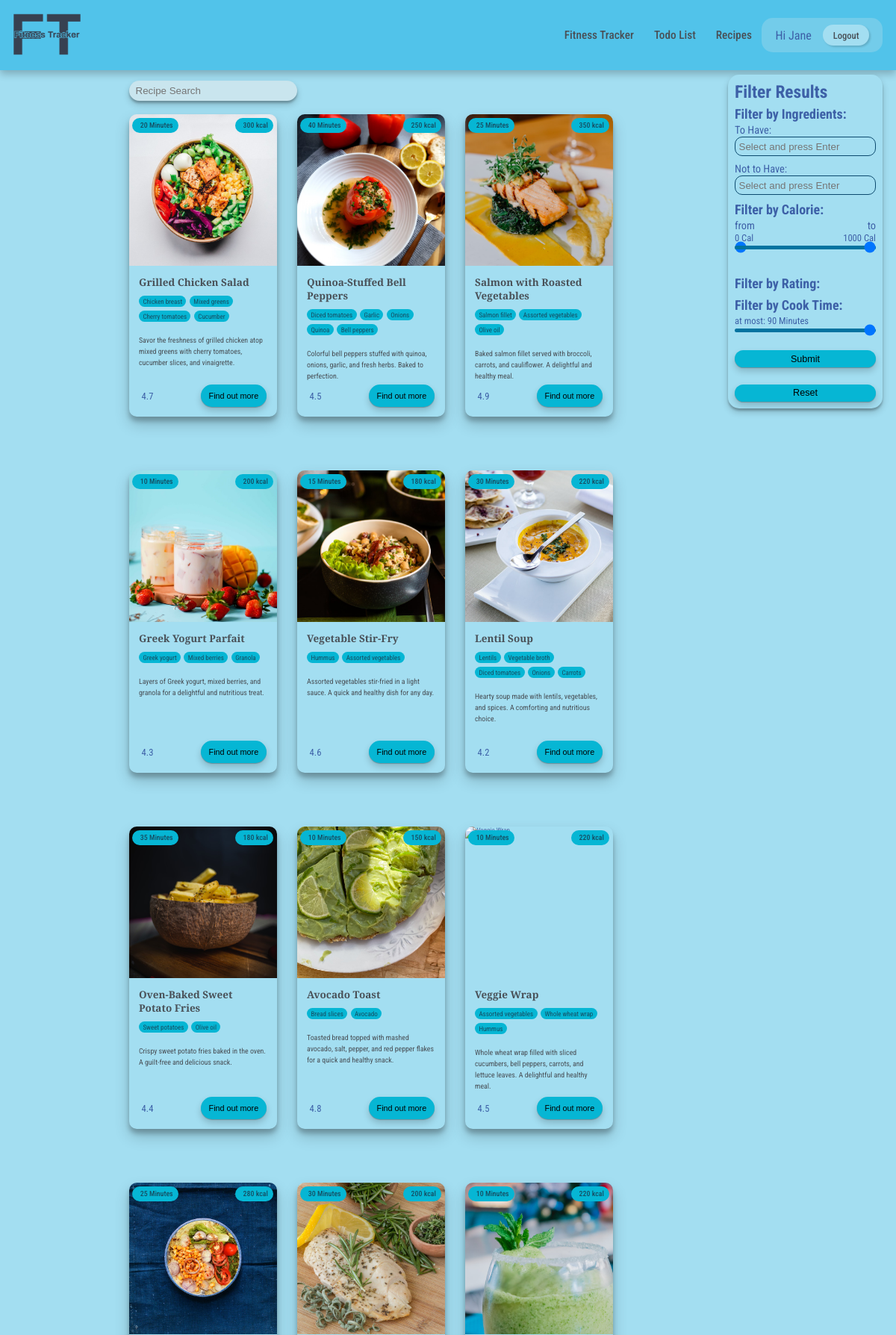
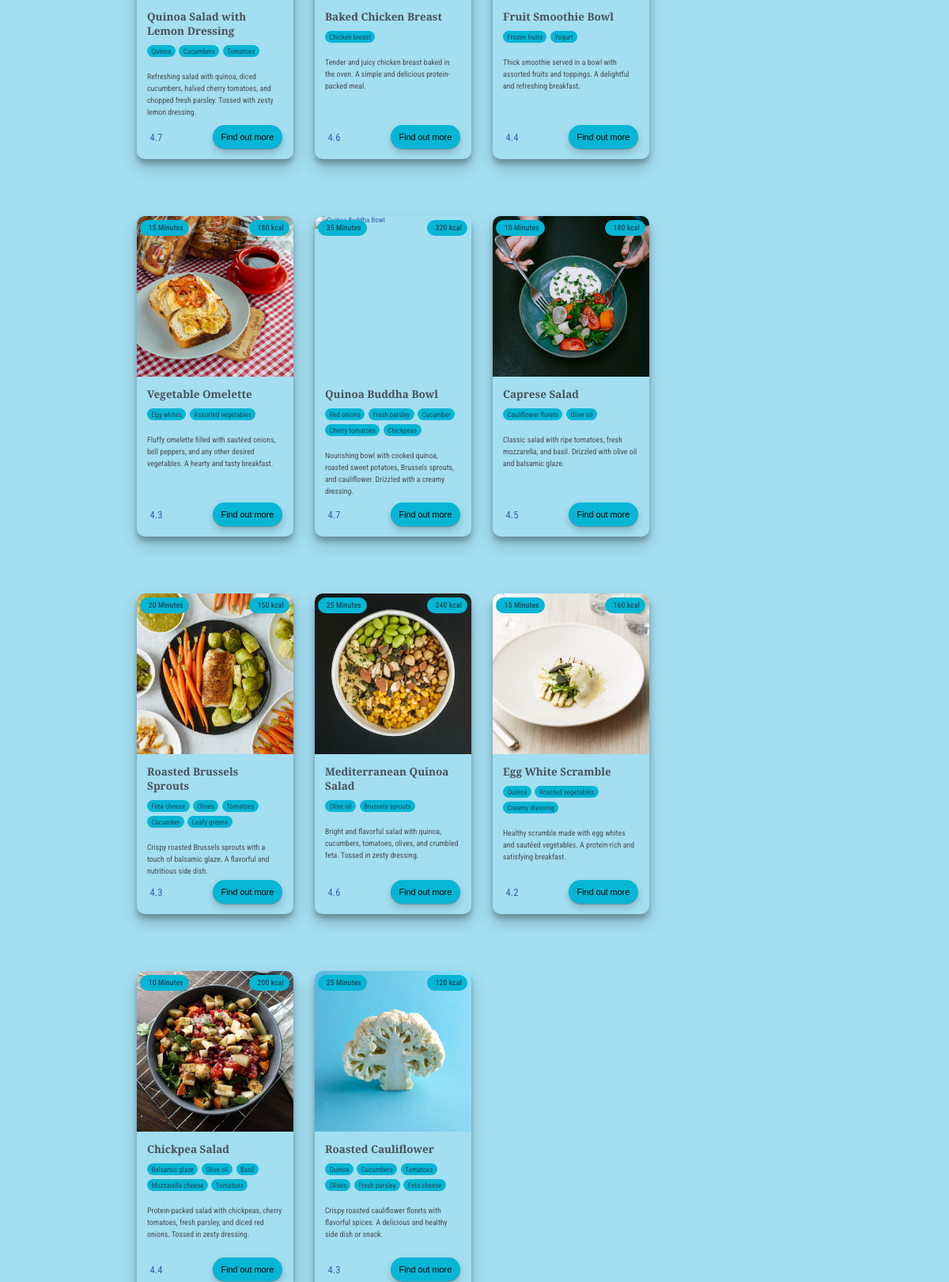
The page /recipes.php (signed in, upper part) on the database its author committed (2 pictures, top to bottom).
### tables this page shows
CREATE TABLE Recipes (
    recipeID INT AUTO_INCREMENT,
    title VARCHAR(50) NOT NULL,
    `description` VARCHAR(255) NOT NULL,
    instruction TEXT,
    averageRating DECIMAL(2,1),
    cookTime INT NOT NULL,
    calories INT NOT NULL,
    imageURL VARCHAR(512) NOT NULL,
    PRIMARY KEY (recipeID)
);

### util/recipes/recipes_func.php (the view, shortened to what this page needs)
<?php
function get_all_recipes() {
  $conn = connect_db();
  $sql = "SELECT r.*, i.ingredientsList
          FROM Recipes r
          JOIN (SELECT recipeID, GROUP_CONCAT(ingredientName) AS ingredientsList
          FROM Ingredients
          GROUP BY recipeID) i ON r.recipeID = i.recipeID";
  $stmt = $conn->prepare($sql);
  $stmt->execute();
  $result = $stmt->get_result();
  $recipes = array();
  while($row = $result->fetch_assoc()){
    array_push($recipes, $row);
  }
  return $recipes;
}
function render_recipes($recipes){
  foreach($recipes as $recipe){
    $averageRating = empty($recipe["averageRating"])? "4.0" : $recipe["averageRating"];
    echo '
    <div class="recipe-card">
      <div class="cook-time">
        <ion-icon name="timer-outline"></ion-icon><span>'.$recipe["cookTime"].' Minutes</span>
      </div>
      <div class="calories">
        <ion-icon name="flame-outline"></ion-icon> <span>'.$recipe["calories"].' kcal</span>
      </div>
      <div class="recipe-image">
        <img src="./public/img/'.$recipe["imageURL"].'" alt="'.$recipe["title"].'" />
      </div>
      <div class="content">
        <div>
          <h3 class="title">'.$recipe["title"].'</h3>
          <div class="ingredients">';
          foreach(explode("," ,$recipe["ingredientsList"]) as $ing){
            echo '<span class="ingredient">'.trim($ing).'</span>';
          }
          echo '
          </div>
          <p class="description">
            '.$recipe["description"].'
          </p>
        </div>
        <div class="card-footer">
          <span class="rating">
            <ion-icon name="star" class="star"></ion-icon><span>'.$averageRating.'</span>
          </span>
          <button class="action" data-recipe-id="'.$recipe["recipeID"].'">Find out more</button>
        </div>
      </div>
    </div>
    ';
  }
}

### style.css (style rules this page uses)
:root { --main-bg-color: #a3def1; --element-bg-color: #caeaf4; --hover-bg-color: #51c3ea; --text-color: #495057; --hover-text-color: #212529; --font-text: "Roboto Condensed", sans-serif; --font-title: "Merriweather Sans", sans-serif; --header-footer-bg-color: #51c3ea; --edge-padding: 2rem; --desktop-max-width: 140rem; }
html { font-size: 62.5%; }
* { margin: 0; padding: 0; box-sizing: border-box; text-decoration: none; list-style: none; }
body { font-family: var(--font-text); background-color: var(--main-bg-color); color: #3d60a7; min-height: 100vh; min-width: 100vw; }
.recipe-card { width: 33rem; height: 55rem; overflow: hidden; position: relative; box-shadow: 0 10px 20px rgba(0, 0, 0, 0.19), 0 6px 6px rgba(0, 0, 0, 0.23); border-radius: 10px; }
.recipe-card .recipe-image { width: 100%; height: 50%; }
.recipe-card .recipe-image > img { height: 100%; width: 100%; }
.recipe-card .cook-time, .recipe-card .calories { position: absolute; padding: 0.5rem 0.8rem; background-color: #06b6d4; border-radius: 15px; color: #164e63; font-size: 1.6rem; font-weight: 500; transition: all 0.3s; }
.cook-time, .calories { display: flex; align-items: center; justify-content: space-between; gap: 0.4rem; }
.cook-time { top: 0.5rem; left: 0.5rem; }
.calories { top: 0.5rem; right: 0.5rem; }
.recipe-card .content { padding: 1.5rem; height: 50%; width: 100%; display: flex; flex-direction: column; align-items: center; justify-content: space-between; }
.recipe-card .title { font-family: var(--font-title); font-weight: 600; color: var(--text-color); font-size: 2.2rem; margin-bottom: 1rem; }
.recipe-card .description { font-family: var(--font-text); color: var(--text-color); font-size: 1.8rem; line-height: 1.5; }
.ingredients { display: flex; gap: 0.5rem; flex-wrap: wrap; margin-bottom: 2rem; }
.ingredients .ingredient { padding: 0.3rem 0.6rem; background-color: #06b6d4; border-radius: 15px; color: #164e63; font-size: 1.4rem; transition: all 0.3s; }
.recipe-card .card-footer { width: 100%; display: flex; align-items: center; justify-content: space-between; }
.recipe-card .card-footer .rating { font-size: 1.7rem; display: flex; align-items: center; justify-content: center; gap: 0.4rem; }
.recipe-card .card-footer .rating > span { margin-top: 0.3rem; }
.recipe-card .card-footer .action { padding: 1rem 1.8rem; background-color: #06b6d4; border-radius: 15px; border: none; font-size: 1.4rem; transition: all 0.3s; box-shadow: 0 5px 10px rgba(0, 0, 0, 0.19), 0 1px 1px rgba(0, 0, 0, 0.23); cursor: pointer; }
@media (max-width: 1400px) { .recipe-card { width: 25rem; height: 49rem; } }
@media (max-width: 1400px) { .recipe-card .title { font-size: 2.2rem; margin-bottom: 1rem; } }
@media (max-width: 1400px) { .recipe-card .description { font-size: 1.2rem; line-height: 1.5; } }
@media (max-width: 1400px) { .ingredients .ingredient { padding: 0.3rem 0.6rem; font-size: 1.4rem; } }
@media (max-width: 1400px) { .recipe-card .card-footer .rating { font-size: 1.4rem; gap: 0.4rem; } }
@media (max-width: 1400px) { .recipe-card .card-footer .action { padding: 1rem 1.2rem; } }
@media (max-width: 1260px) { .recipe-card { width: 22rem; height: 45rem; } }
@media (max-width: 1260px) { .recipe-card .title { font-size: 1.5rem; margin-bottom: 1rem; } }
@media (max-width: 1260px) { .recipe-card .description { font-size: 1.1rem; line-height: 1.5; } }
@media (max-width: 1260px) { .ingredients .ingredient { padding: 0.3rem 0.6rem; font-size: 1rem; } }
@media (max-width: 1260px) { .recipe-card .card-footer .rating { font-size: 1.4rem; gap: 0.4rem; } }
@media (max-width: 1260px) { .recipe-card .card-footer .action { padding: 1rem 1.2rem; font-size: 1.2rem; } }
@media (max-width: 1260px) { .recipe-card .cook-time, .recipe-card .calories { padding: 0.5rem 0.8rem; font-size: 1.1rem; } }
@media (max-width: 1260px) { html { font-size: 56.25%; } }

### rows shown on the page
recipes: cookTime "20", calories "300", imageURL (picture), title "Grilled Chicken Salad", ing "Chicken breast", ing "Mixed greens", ing "Cherry tomatoes", ing "Cucumber", description "Savor the freshness of grilled chicken atop mixed greens with cherry tomatoes, cucumber slices, and vinaigrette.", averageRating "4.7"
recipes: cookTime "40", calories "250", imageURL (picture), title "Quinoa-Stuffed Bell Peppers", ing "Diced tomatoes", ing "Garlic", ing "Onions", ing "Quinoa", ing "Bell peppers", description "Colorful bell peppers stuffed with quinoa, onions, garlic, and fresh herbs. Baked to perfection.", averageRating "4.5"
recipes: cookTime "25", calories "350", imageURL (picture), title "Salmon with Roasted Vegetables", ing "Salmon fillet", ing "Assorted vegetables", ing "Olive oil", description "Baked salmon fillet served with broccoli, carrots, and cauliflower. A delightful and healthy meal.", averageRating "4.9"
recipes: cookTime "10", calories "200", imageURL (picture), title "Greek Yogurt Parfait", ing "Greek yogurt", ing "Mixed berries", ing "Granola", description "Layers of Greek yogurt, mixed berries, and granola for a delightful and nutritious treat.", averageRating "4.3"
recipes: cookTime "15", calories "180", imageURL (picture), title "Vegetable Stir-Fry", ing "Hummus", ing "Assorted vegetables", description "Assorted vegetables stir-fried in a light sauce. A quick and healthy dish for any day.", averageRating "4.6"
recipes: cookTime "30", calories "220", imageURL (picture), title "Lentil Soup", ing "Lentils", ing "Vegetable broth", ing "Diced tomatoes", ing "Onions", ing "Carrots", description "Hearty soup made with lentils, vegetables, and spices. A comforting and nutritious choice.", averageRating "4.2"
recipes: cookTime "35", calories "180", imageURL (picture), title "Oven-Baked Sweet Potato Fries", ing "Sweet potatoes", ing "Olive oil", description "Crispy sweet potato fries baked in the oven. A guilt-free and delicious snack.", averageRating "4.4"
recipes: cookTime "10", calories "150", imageURL (picture), title "Avocado Toast", ing "Bread slices", ing "Avocado", description "Toasted bread topped with mashed avocado, salt, pepper, and red pepper flakes for a quick and healthy snack.", averageRating "4.8"
recipes: cookTime "10", calories "220", title "Veggie Wrap", ing "Assorted vegetables", ing "Whole wheat wrap", ing "Hummus", description "Whole wheat wrap filled with sliced cucumbers, bell peppers, carrots, and lettuce leaves. A delightful and healthy meal.", averageRating "4.5"
recipes: cookTime "25", calories "280", imageURL (picture), title "Quinoa Salad with Lemon Dressing", ing "Quinoa", ing "Cucumbers", ing "Tomatoes", description "Refreshing salad with quinoa, diced cucumbers, halved cherry tomatoes, and chopped fresh parsley. Tossed with zesty lemon dressing.", averageRating "4.7"
recipes: cookTime "30", calories "200", imageURL (picture), title "Baked Chicken Breast", ing "Chicken breast", description "Tender and juicy chicken breast baked in the oven. A simple and delicious protein-packed meal.", averageRating "4.6"
recipes: cookTime "10", calories "220", imageURL (picture), title "Fruit Smoothie Bowl", ing "Frozen fruits", ing "Yogurt", description "Thick smoothie served in a bowl with assorted fruits and toppings. A delightful and refreshing breakfast.", averageRating "4.4"
recipes: cookTime "15", calories "180", imageURL (picture), title "Vegetable Omelette", ing "Egg whites", ing "Assorted vegetables", description "Fluffy omelette filled with sautéed onions, bell peppers, and any other desired vegetables. A hearty and tasty breakfast.", averageRating "4.3"
recipes: cookTime "35", calories "320", title "Quinoa Buddha Bowl", ing "Red onions", ing "Fresh parsley", ing "Cucumber", ing "Cherry tomatoes", ing "Chickpeas", description "Nourishing bowl with cooked quinoa, roasted sweet potatoes, Brussels sprouts, and cauliflower. Drizzled with a creamy dressing.", averageRating "4.7"
recipes: cookTime "10", calories "180", imageURL (picture), title "Caprese Salad", ing "Cauliflower florets", ing "Olive oil", description "Classic salad with ripe tomatoes, fresh mozzarella, and basil. Drizzled with olive oil and balsamic glaze.", averageRating "4.5"
recipes: cookTime "20", calories "150", imageURL (picture), title "Roasted Brussels Sprouts", ing "Feta cheese", ing "Olives", ing "Tomatoes", ing "Cucumber", ing "Leafy greens", description "Crispy roasted Brussels sprouts with a touch of balsamic glaze. A flavorful and nutritious side dish.", averageRating "4.3"
recipes: cookTime "25", calories "240", imageURL (picture), title "Mediterranean Quinoa Salad", ing "Olive oil", ing "Brussels sprouts", description "Bright and flavorful salad with quinoa, cucumbers, tomatoes, olives, and crumbled feta. Tossed in zesty dressing.", averageRating "4.6"
recipes: cookTime "15", calories "160", imageURL (picture), title "Egg White Scramble", ing "Quinoa", ing "Roasted vegetables", ing "Creamy dressing", description "Healthy scramble made with egg whites and sautéed vegetables. A protein-rich and satisfying breakfast.", averageRating "4.2"
recipes: cookTime "10", calories "200", imageURL (picture), title "Chickpea Salad", ing "Balsamic glaze", ing "Olive oil", ing "Basil", ing "Mozzarella cheese", ing "Tomatoes", description "Protein-packed salad with chickpeas, cherry tomatoes, fresh parsley, and diced red onions. Tossed in zesty dressing.", averageRating "4.4"
recipes: cookTime "25", calories "120", imageURL (picture), title "Roasted Cauliflower", ing "Quinoa", ing "Cucumbers", ing "Tomatoes", ing "Olives", ing "Fresh parsley", ing "Feta cheese", description "Crispy roasted cauliflower florets with flavorful spices. A delicious and healthy side dish or snack.", averageRating "4.3"

### other values the page prints
$userName "Jane"
